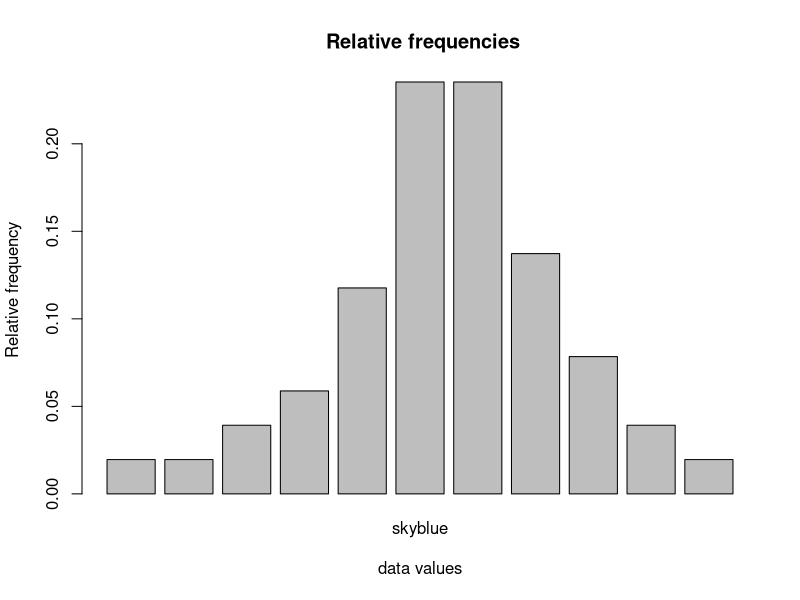

Recreate this plot in R.
data <- c(
  5, 2, 4, 9, 5, 7, 4, 5, 6, 5, 7, 7, 5, 5, 2, 10, 5, 6, 5, 4,
  5, 8, 8, 4, 0, 8, 4, 8, 6, 6, 3, 6, 7, 6, 6, 7, 6, 7, 3, 5,
  6, 9, 6, 1, 4, 6, 3, 5, 5, 6, 7)

l <- length(data)
print(l)

count <- table(data)
print(count)

table <- as.data.frame(count)
print(table)

colnames(table) <- c("data", "absolute_freq")
print(table)

table$ralative_freq <- table$absolute_freq / l
print(table)

barplot(table$ralative_freq,
        names.arg = "skyblue",
        main = " Relative frequencies",
        xlab = "data values",
        ylab = "Relative frequency")
